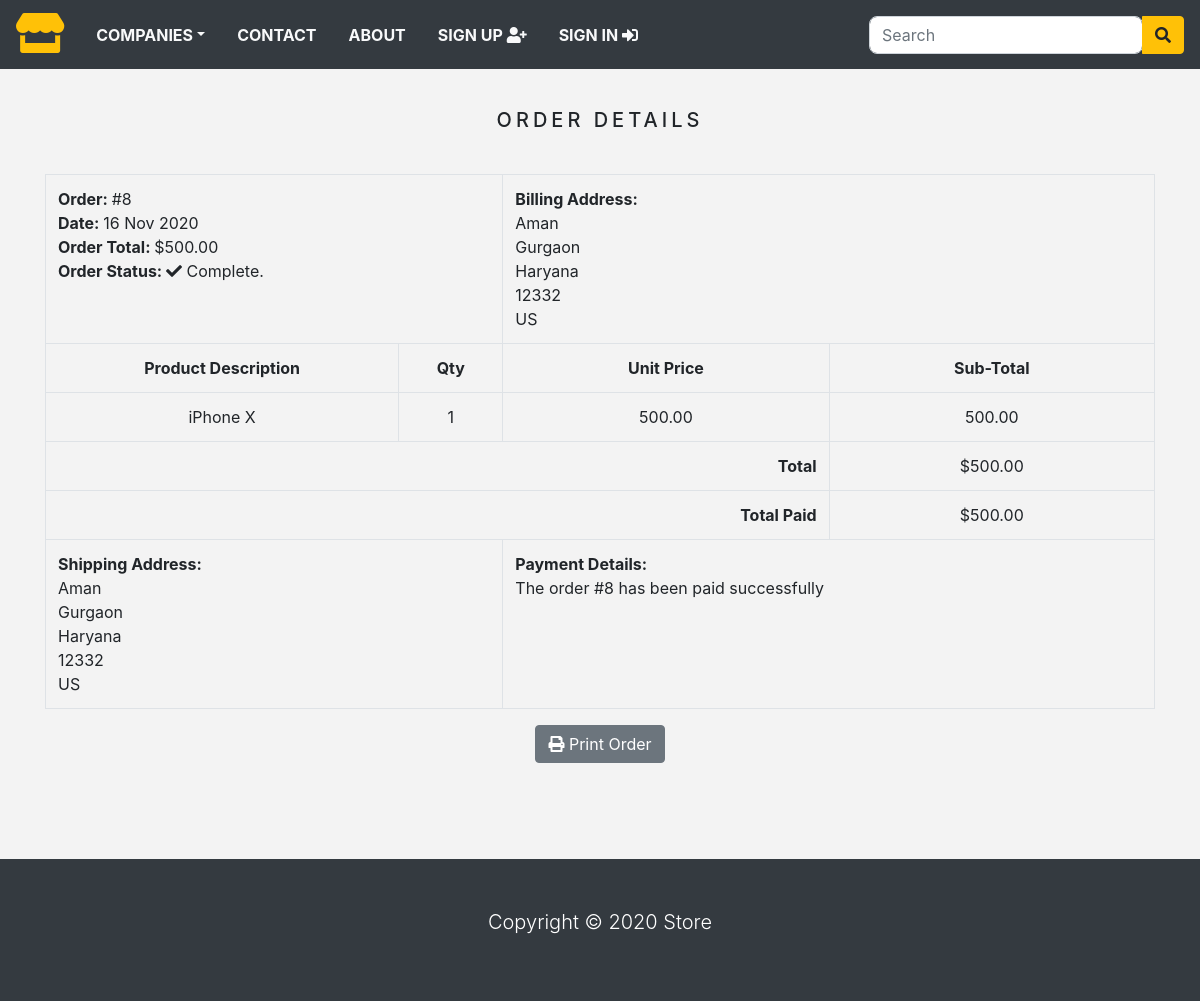
Screenshot of /order/8 (signed in) with the database file from the repository.
### store/models.py (models this page shows, shortened)
class Order(models.Model):
    token = models.CharField(max_length=250, blank=True)
    total = models.DecimalField(
        max_digits=10, decimal_places=2, verbose_name='USD Order Total')
    emailAddress = models.EmailField(
        max_length=250, blank=True, verbose_name='Email Address')
    created = models.DateTimeField(auto_now_add=True)
    billingName = models.CharField(max_length=250, blank=True)
    billingAddress1 = models.CharField(max_length=250, blank=True)
    billingCity = models.CharField(max_length=250, blank=True)
    billingPostcode = models.CharField(max_length=250, blank=True)
    billingCountry = models.CharField(max_length=250, blank=True)
    shippingName = models.CharField(max_length=250, blank=True)
    shippingAddress1 = models.CharField(max_length=250, blank=True)
    shippingCity = models.CharField(max_length=250, blank=True)
    shippingPostcode = models.CharField(max_length=250, blank=True)
    shippingCountry = models.CharField(max_length=250, blank=True)
    class Meta:
        db_table = 'Order'
        ordering = ['-created']

class OrderItem(models.Model):
    product = models.CharField(max_length=250)
    quantity = models.IntegerField()
    price = models.DecimalField(
        max_digits=10, decimal_places=2, verbose_name='USD Price')
    order = models.ForeignKey(Order, on_delete=models.CASCADE)
    class Meta:
        db_table = 'OrderItem'
    def sub_total(self):
        return self.quantity * self.price

### store/views.py (the view)
# urls.py: path('order/<int:order_id>', views.viewOrder, name='order_detail'),
@login_required(redirect_field_name='next', login_url='signin')
def viewOrder(request, order_id):
    if request.user.is_authenticated:
        email = str(request.user.email)
        order = Order.objects.get(id=order_id, emailAddress=email)
        order_items = OrderItem.objects.filter(order=order)
    return render(request, 'order_detail.html', {'order': order, 'order_items': order_items})

### store/context_processors.py (called while the page is built)
def counter(request):
    item_count = 0
    if 'admin' in request.path:
        return{}
    else:
        try:
            cart = Cart.objects.filter(cart_id=_cart_id(request))
            cart_items = CartItem.objects.all().filter(cart=cart[:1])
            for cart_item in cart_items:
                item_count += cart_item.quantity
        except Cart.DoesNotExist:
            item_count = 0
    return dict(item_count=item_count)

def menu_links(request):
    links = Category.objects.all()
    return dict(links=links)

### store/models.py (called while the page is built)
    def get_url(self):
        return reverse('products_by_category', args=[self.slug])

### store/views.py (called while the page is built)
def _cart_id(request):
    cart = request.session.session_key
    if not cart:
        cart = request.session.create()
    return cart

### store/templates/order_detail.html (shortened to what this page needs)
{% extends 'base.html' %}
{% load static %}
{% block content %}
<div class="container">
    <div class="text-center">
        <br>
        <h1 class="text-center product_title">
            Order Details
        </h1>
        <br>
        <table class="table table-bordered">
            <tr>
                <td class="text-left" colspan="2">
                    <b>Order: </b>#{{ order.id }} <br>
                    <b>Date: </b>{{ order.created |date:"d M Y" }} <br>
                    <b>Order Total: </b>${{ order.total }} <br>
                    <b>Order Status: </b><i class="fas fa-check"></i> Complete.
                </td>
                <td class="text-left" colspan="2">
                    <b>Billing Address: </b> <br>
                    {{ order.billingName }} <br>
                    {{ order.billingAddress1 }} <br>
                    {{ order.billingCity }} <br>
                    {{ order.billingPostcode }} <br>
                    {{ order.billingCountry }} <br>
                </td>
            </tr>
            <tr>
                <td><b>Product Description</b></td>
                <td><b>Qty</b></td>
                <td><b>Unit Price</b></td>
                <td><b>Sub-Total</b></td>
            </tr>
            {% for item in order_items %}
            <tr>
                <td>{{ item.product }}</td>
                <td>{{ item.quantity }}</td>
                <td>{{ item.price }}</td>
                <td>{{ item.sub_total }}</td>
            </tr>
            {% endfor %}
        <tr>
            <td class="text-right" colspan="3"><b>Total</b></td>
            <td>${{ order.total }}</td>
        </tr>
        <tr>
            <td class="text-right" colspan="3"><b>Total Paid</b></td>
            <td>${{ order.total }}</td>
        </tr>
        <tr>
            <td class="text-left" colspan="2">
                <b>Shipping Address:</b> <br>
                {{ order.shippingName }} <br>
                {{ order.shippingAddress1 }} <br>
                {{ order.shippingCity }} <br>
                {{ order.shippingPostcode }} <br>
                {{ order.shippingCountry }} <br>
            </td>
            <td class="text-left" colspan="2">
                <b>Payment Details:</b> <br>
                The order #{{ order.id }} has been paid successfully
            </td>
        </tr>
        </table>
        <button class="btn btn-secondary" onclick="window.print();">
            <i class="fas fa-print"></i>
            Print Order
        </button>
    </div>
</div>
    <br><br>
{% endblock %}

### store/static/css/base.css (style rules this page uses)
body { background: #f3f3f3; }
.product_title { font-size: 20px; text-transform: uppercase; letter-spacing: 0.2em; padding-top: 15px; padding-bottom: 10px; }

### rows the page displays
Order: id "8", created "16 Nov 2020", total "500.00", billingName "Aman", billingAddress1 "Gurgaon", billingCity "Haryana", billingPostcode "12332", billingCountry "US", shippingName "Aman", shippingAddress1 "Gurgaon", shippingCity "Haryana", shippingPostcode "12332", shippingCountry "US"
OrderItem: product "iPhone X", quantity "1", price "500.00", sub_total "500.00"
